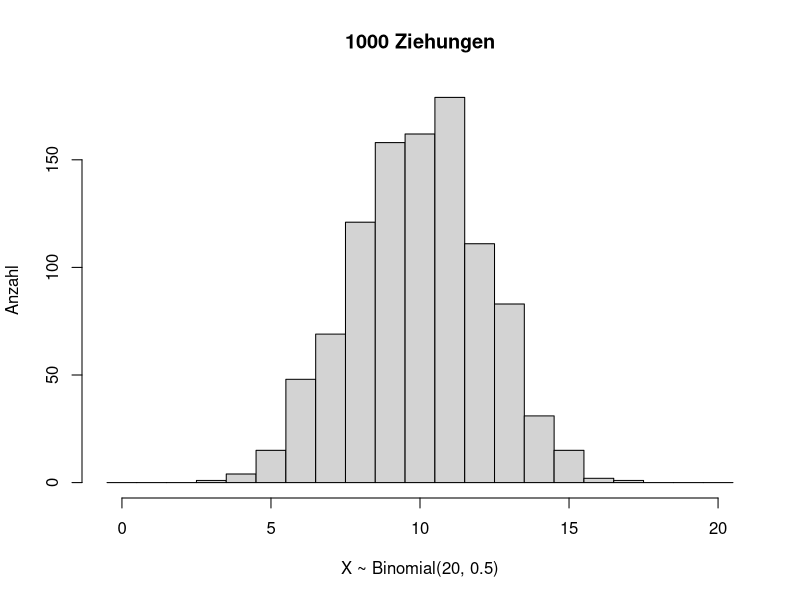
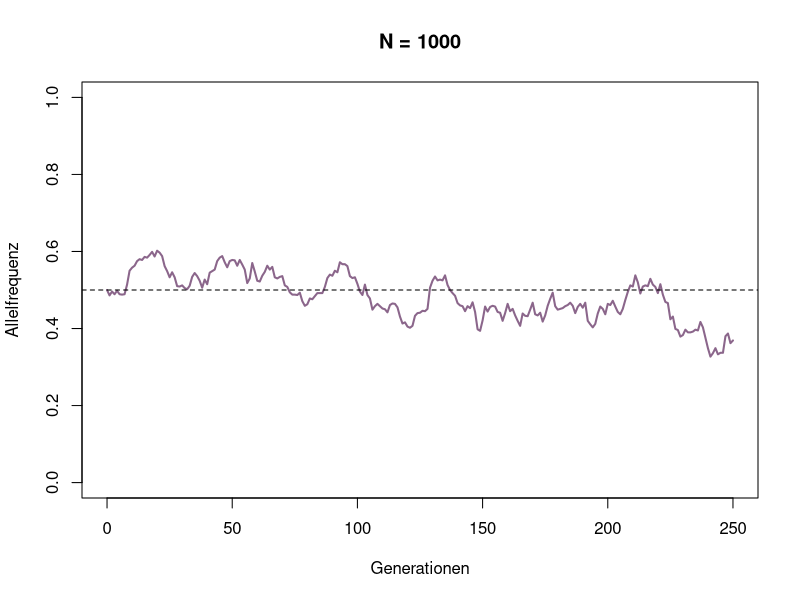
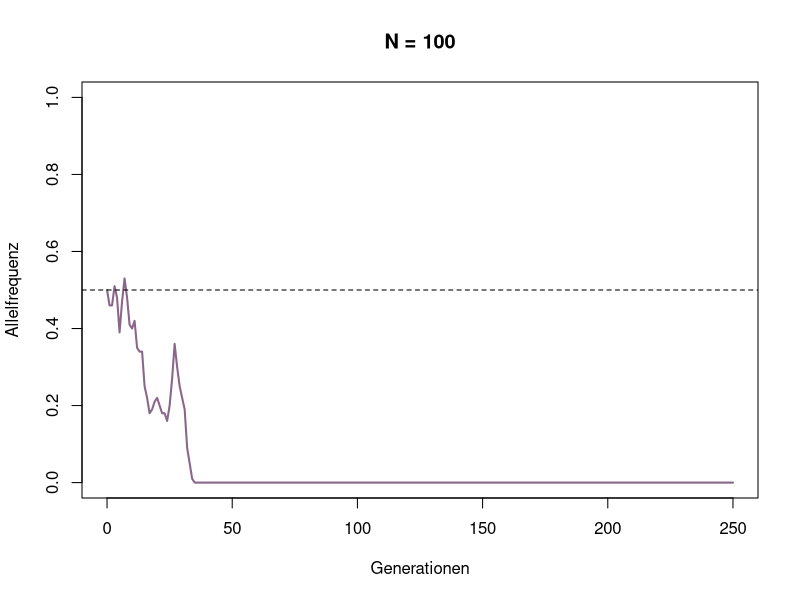
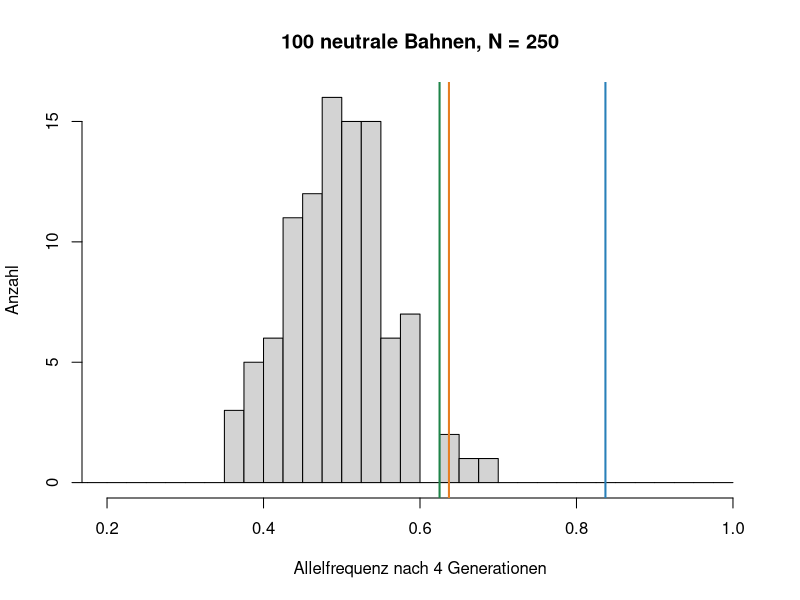
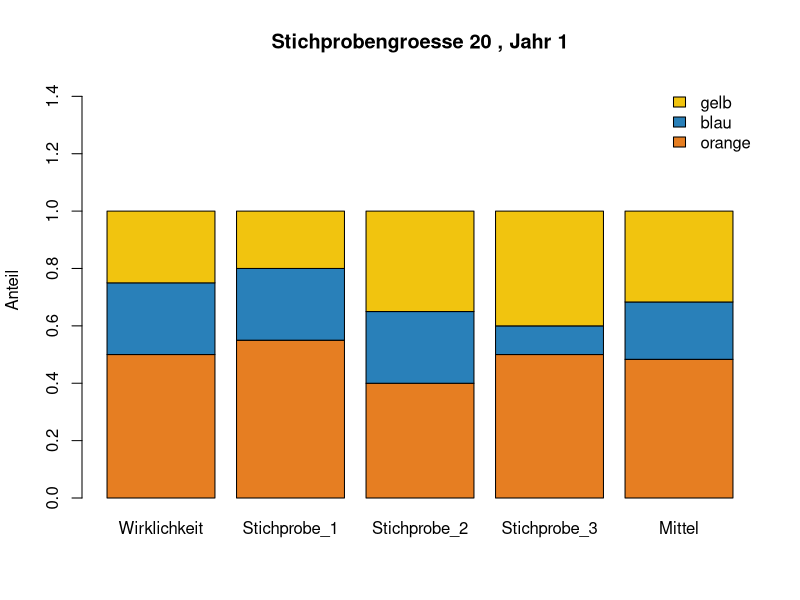
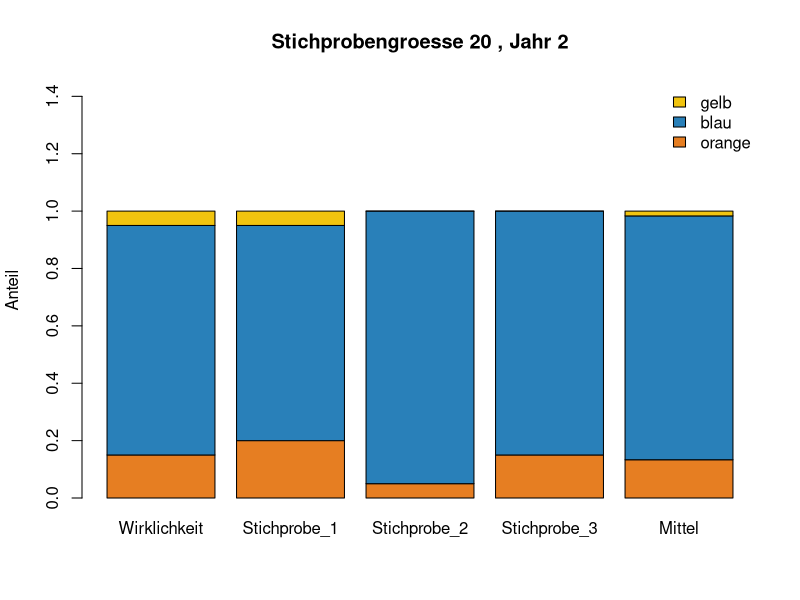
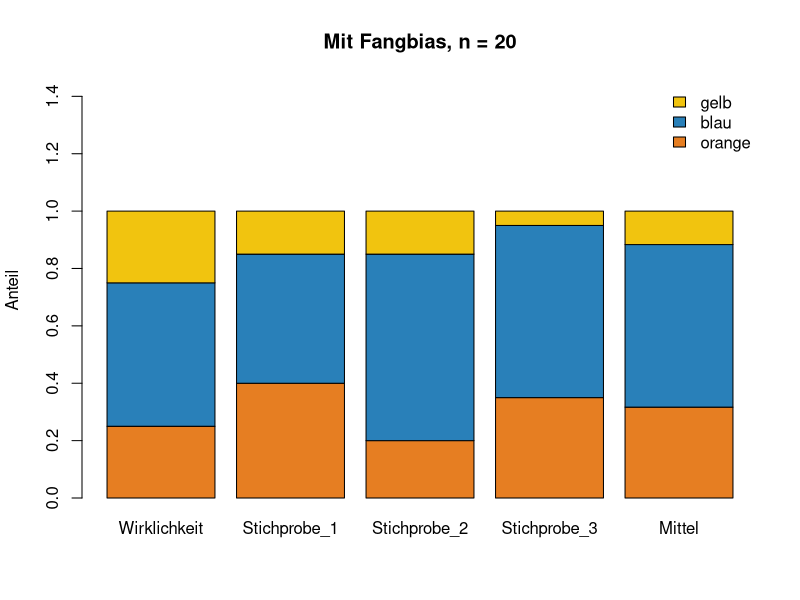

The R script that drew these images, in order:
# Woche 9 — Notebook (nur R)
# Zufall und Notwendigkeit
# In RStudio: Working Directory = weeks/week-09, dann Zeile fuer Zeile ausfuehren.
# Quarto: notebook.qmd. Knit ohne Quarto: notebook.Rmd.

# In der Vorlesung wandert die Frequenz in den Teichen. Zwei Dinge koennen
# eine gemessene Frequenz verschieben: die Population ist endlich, und die
# Stichprobe ist nur ein Teil davon.
#
# Dieses Notebook rechnet die Teiche nicht noch einmal. Sie kommen nur am Ende
# von Teil A kurz zurueck.
# 1. Wie haengt die Wanderung von der Populationsgroesse N ab, wenn das Allel neutral ist?
# 2. Was sieht man von den Kehlfarben der Echsen aus Woche 4, wenn der Fang Zufall ist?

# --- Auftrag ---
# 1. Eine Binomialverteilung anschauen und set.seed ausprobieren.
# 2. Ein neutrales Allel viele Generationen verfolgen, grosse und kleine Population.
#    Dann mit den Teichen vergleichen.
# 3. Drei Stichproben von Echsen ziehen. Der Fangbias am Schluss ist ein Bonus.

# ===========================================================================
# 0 · Zufallszahlen
# ===========================================================================
#
# rbinom(anzahl, size, prob) zieht anzahl Mal, wie viele von size Versuchen
# erfolgreich waren. Jeder Versuch klappt mit Wahrscheinlichkeit prob.
# set.seed legt den Startwert fest.

set.seed(2026)

x <- rbinom(1000, size = 20, prob = 0.5)
hist(x, breaks = 0:21 - 0.5,
     main = "1000 Ziehungen", xlab = "X ~ Binomial(20, 0.5)", ylab = "Anzahl")

# F1
# 1. Denselben Block ohne set.seed zweimal laufen lassen. Aendert sich das Histogramm?
# 2. prob = 0.1. Wie veraendert sich die Verteilung? Warum?

# ===========================================================================
# A · Populationsgroesse
# ===========================================================================
#
# Neutrales Allel, Frequenz p, fixe Populationsgroesse N, haploid.
# Jede Generation wird aus der vorherigen gezogen. Derselbe Schritt wie in
# der Vorlesung, hier ohne Selektion.

WF_step <- function(p, N) {
  N_p <- rbinom(1, N, p)   # wie viele der N Individuen tragen das Allel?
  N_p / N
}

# --- Eine Generation ---
#
# F2. Eine Generation mit p = 0.5 und N = 1000.
# Erwarten Sie Abnahme, Zunahme, oder bleibt p nahe 0.5?
# Chunk mehrmals laufen lassen.

WF_step(p = 0.5, N = 1000)

# --- Viele Generationen ---

simulateWF <- function(p_0, N, generationen = 250) {
  p <- numeric(generationen + 1)
  p[1] <- p_0
  for (t in seq_len(generationen)) {
    p[t + 1] <- WF_step(p[t], N)
  }
  data.frame(generation = 0:generationen, p = p)
}

# Grosse Population. F3: p_0 aendern.

p_0 <- 0.5   # bitte aendern

large_pop <- simulateWF(p_0, N = 1000)

plot(large_pop$generation, large_pop$p, type = "l", lwd = 2, col = "plum4",
     xlab = "Generationen", ylab = "Allelfrequenz", ylim = c(0, 1),
     main = "N = 1000")
abline(h = p_0, lwd = 1, lty = 2)

# Kleine Population.
# F4. Was erwarten Sie fuer N = 100, bevor Sie den Block laufen lassen?

p_0 <- 0.5   # bitte aendern

small_pop <- simulateWF(p_0, N = 100)

plot(small_pop$generation, small_pop$p, type = "l", lwd = 2, col = "plum4",
     xlab = "Generationen", ylab = "Allelfrequenz", ylim = c(0, 1),
     main = "N = 100")
abline(h = p_0, lwd = 1, lty = 2)

# F5
# - Block ein paar Mal laufen lassen. Was beobachten Sie?
# - Stieg oder fiel p hier, weil das Allel einen Vorteil hatte?
# - Was heisst das fuer die genetische Vielfalt in einer kleinen Population?

# ---------------------------------------------------------------------------
# Zurueck zu den Teichen
# ---------------------------------------------------------------------------
# Die Teiche starten bei p = 0.5 und liegen nach drei bis vier Jahren bei etwa
# 0.63 (Teich 2 und 14) und 0.84 (Teich 7). Kann ein neutrales Allel das allein
# durch Zufall schaffen? 100 Laeufe, je 4 Generationen, nur die Frequenz am Ende.

N <- 250   # bitte aendern

set.seed(2026)
p_ende <- numeric(100)
for (i in 1:100) {
  bahn <- simulateWF(p_0 = 0.5, N = N, generationen = 4)
  p_ende[i] <- bahn$p[5]
}

hist(p_ende, breaks = seq(0, 1, by = 0.025), xlim = c(0.2, 1),
     main = paste("100 neutrale Bahnen, N =", N),
     xlab = "Allelfrequenz nach 4 Generationen", ylab = "Anzahl")
abline(v = c(0.637, 0.625, 0.837), lwd = 2,
       col = c("#e67e22", "#1e8449", "#2980b9"))   # Teich 2, 14, 7

sum(p_ende >= 0.62)   # wie viele Bahnen kommen so hoch wie die Teiche?

# F6
# - Wie viele der 100 neutralen Bahnen kommen so hoch wie die Teiche? Und wie viele so hoch wie Teich 7?
# - N auf 50 und dann auf 25 setzen. Wie klein muesste die Population sein, damit Zufall allein reicht?
# - In jedem Teich leben Hunderte Stichlinge. Was muss also zum Zufall dazukommen?

# ===========================================================================
# B · Stichprobengroesse
# ===========================================================================
#
# Woche 4: Kehlfarben von Uta stansburiana. Hier sind die Anteile gegeben.
# Zufaellig ist nur, wen Sie fangen. Drei Stichproben mit je n Echsen.
#
# rmultinom(n, size, prob): drei Farben auf einmal.
# size = Zahl gefangener Echsen, prob = Anteil jeder Farbe.
# Balken von unten nach oben: orange, blau, gelb.

# --- Jahr 1 ---

lizard_pop_y1 <- c(0.5, 0.25, 0.25)   # orange, blau, gelb

sample_size <- 20   # bitte aendern

set.seed(2026)
sample1 <- rmultinom(n = 1, size = sample_size, prob = lizard_pop_y1)
sample2 <- rmultinom(n = 1, size = sample_size, prob = lizard_pop_y1)
sample3 <- rmultinom(n = 1, size = sample_size, prob = lizard_pop_y1)

data_y1 <- data.frame(
  Wirklichkeit = lizard_pop_y1,
  Stichprobe_1 = as.numeric(sample1) / sample_size,
  Stichprobe_2 = as.numeric(sample2) / sample_size,
  Stichprobe_3 = as.numeric(sample3) / sample_size
)
data_y1$Mittel <- (data_y1$Stichprobe_1 + data_y1$Stichprobe_2 + data_y1$Stichprobe_3) / 3

barplot(as.matrix(data_y1),
        col = c("#e67e22", "#2980b9", "#f1c40f"),
        ylim = c(0, 1.45),
        legend.text = c("orange", "blau", "gelb"),
        args.legend = list(bty = "n", x = "topright"),
        main = paste("Stichprobengroesse", sample_size, ", Jahr 1"),
        ylab = "Anteil")

# F7
# - Stimmen die Stichproben mit der Population ueberein?
# - sample_size aendern. Was beobachten Sie?

# --- Jahr 2: gelb ist selten ---

lizard_pop_y2 <- c(0.15, 0.8, 0.05)   # orange, blau, gelb

sample_size <- 20   # bitte aendern

set.seed(2026)
sample1 <- rmultinom(n = 1, size = sample_size, prob = lizard_pop_y2)
sample2 <- rmultinom(n = 1, size = sample_size, prob = lizard_pop_y2)
sample3 <- rmultinom(n = 1, size = sample_size, prob = lizard_pop_y2)

data_y2 <- data.frame(
  Wirklichkeit = lizard_pop_y2,
  Stichprobe_1 = as.numeric(sample1) / sample_size,
  Stichprobe_2 = as.numeric(sample2) / sample_size,
  Stichprobe_3 = as.numeric(sample3) / sample_size
)
data_y2$Mittel <- (data_y2$Stichprobe_1 + data_y2$Stichprobe_2 + data_y2$Stichprobe_3) / 3

barplot(as.matrix(data_y2),
        col = c("#e67e22", "#2980b9", "#f1c40f"),
        ylim = c(0, 1.45),
        legend.text = c("orange", "blau", "gelb"),
        args.legend = list(bty = "n", x = "topright"),
        main = paste("Stichprobengroesse", sample_size, ", Jahr 2"),
        ylab = "Anteil")

# F8
# - Warum ist Jahr 2 heikler als Jahr 1?
# - sample_size aendern.
# - Lieber viele kleine Stichproben oder eine grosse?

# --- Bonus: wen das Netz bevorzugt ---
#
# Gelbe Schleicher gehen seltener ins Netz, orange Maennchen leichter.
# bias sind Gewichte. rmultinom teilt sie durch ihre Summe.

lizard_pop_b <- c(0.25, 0.5, 0.25)   # orange, blau, gelb
bias <- c(1, 0.75, 0.5)

sample_size <- 20

set.seed(2026)
sample1 <- rmultinom(n = 1, size = sample_size, prob = lizard_pop_b * bias)
sample2 <- rmultinom(n = 1, size = sample_size, prob = lizard_pop_b * bias)
sample3 <- rmultinom(n = 1, size = sample_size, prob = lizard_pop_b * bias)

data_b <- data.frame(
  Wirklichkeit = lizard_pop_b,
  Stichprobe_1 = as.numeric(sample1) / sample_size,
  Stichprobe_2 = as.numeric(sample2) / sample_size,
  Stichprobe_3 = as.numeric(sample3) / sample_size
)
data_b$Mittel <- (data_b$Stichprobe_1 + data_b$Stichprobe_2 + data_b$Stichprobe_3) / 3

barplot(as.matrix(data_b),
        col = c("#e67e22", "#2980b9", "#f1c40f"),
        ylim = c(0, 1.45),
        legend.text = c("orange", "blau", "gelb"),
        args.legend = list(bty = "n", x = "topright"),
        main = paste("Mit Fangbias, n =", sample_size),
        ylab = "Anteil")

# Bonus. Wann wird der Fangbias zum Problem?
# Hilft ein groesseres sample_size, oder bleibt die Abweichung?

# ===========================================================================
# Fazit
# ===========================================================================
#
# Teil A aendert die Population. Teil B aendert nur, was im Netz liegt.
#
# F9. Saetze zu Ende schreiben.
# - In einer kleinen Population kann ein Allel zufaelligerweise ... . Das ist Drift.
# - Wenn wir Stichproben nehmen, koennen seltene Typen zufaelligerweise ... .
# - In Teich 7 wurden pro Jahr nur 10-43 Kopien untersucht. Ein Teil des
#   Unterschieds zu den anderen Teichen kann deshalb ... sein.
